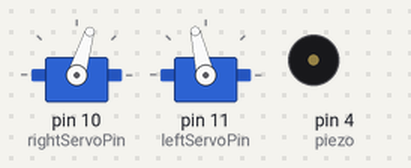
The sketch below on a simulated Arduino Uno, built with avr-gcc and run on an emulated ATmega328P. Parts: 2 × servo, buzzer (waves = sounding).

Above: at 3.3 s.
At 8.1 s:
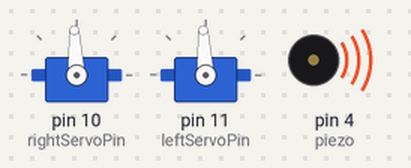
At 10.9 s:
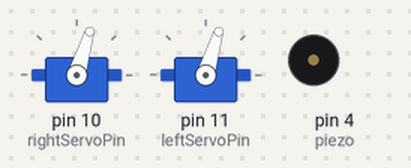
At 13.5 s:
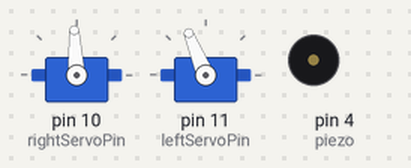
At 19.8 s:
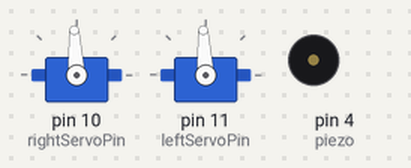
Timing chart, 0 to 21.3 s (numbered marks = the images above):
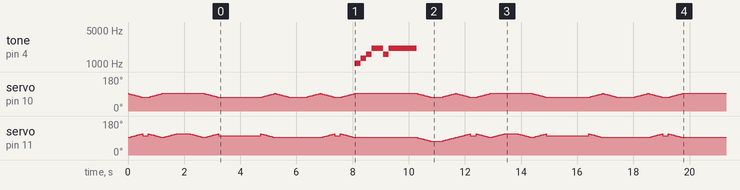

The sketch:

Zcourse.ino
```cpp
#import <Servo.h>

// define speeds
const int idle = 1500;
const int maxRight = 1300;
const int maxLeft = 1700;
const int minRight = 1700;
const int minLeft = 1300;
const int acceleration = 4;

// define distances
const int shortDist = 200;
const int longDist = 1500;
const int rightTurn = 450;
const int leftTurn = 580;
const int oneEighty = 360;

// servo setup
Servo servoRight;
Servo servoLeft;

// pins setup
const int rightServoPin = 10;
const int leftServoPin = 11;
const int piezo = 4;

// setup notes
int note [] = {1046, 1318, 1568, 2093, 1568, 2093};
int noteLength [] = {200, 200, 200, 400, 200, 1000};

void setup() {

  // setup in/outs
  pinMode(piezo, OUTPUT);
  servoRight.attach(rightServoPin);
  servoLeft.attach(leftServoPin);

  // reset the servos
  servoRight.writeMicroseconds(idle);
  servoLeft.writeMicroseconds(idle);

  // run Z track
  forward(shortDist);
  turnRight(rightTurn);
  forward(longDist);
  turnLeft(leftTurn);
  forward(shortDist);
  fanfare();
  uTurn(oneEighty);
  forward(shortDist);
  turnRight(rightTurn);
  forward(longDist);
  turnLeft(leftTurn);
  forward(shortDist);
}

void loop() {
  // nothing to loop
}

// runs forward
void forward(int time) {
  // accelerate servos
  for (int i = 0; i <= 200; i += acceleration) {
    servoRight.writeMicroseconds(idle - i);
    servoLeft.writeMicroseconds(idle + i);
    delay(10);
  }

  servoRight.writeMicroseconds(maxRight);
  servoLeft.writeMicroseconds(1610);
  delay(time);

  // decelerate servos
  for (int i = 0; i <= 200; i += acceleration) {
    servoRight.writeMicroseconds(maxRight + i);
    servoLeft.writeMicroseconds(maxLeft - i);
    delay(10);
  }
}

// turns right
void turnRight(int time) {
  // accelerate servo
  for (int i = 0; i <= 200; i += acceleration) {
    servoLeft.writeMicroseconds(idle + i);
    delay(10);
  }

  delay(time);

  // decelerate servo
  for (int i = 0; i <= 200; i += acceleration) {
    servoLeft.writeMicroseconds(maxLeft - i);
    delay(10);
  }
}

// turns left
void turnLeft(int time) {
  // accelerate servo
  for (int i = 0; i <= 200; i += acceleration) {
    servoRight.writeMicroseconds(idle - i);
    delay(10);
  }

  delay(time);

  // decelerate servo
  for (int i = 0; i <= 200; i += acceleration) {
    servoRight.writeMicroseconds(maxRight + i);
    delay(10);
  }
}

// makes a uturn
void uTurn(int time) {
  // accelerate servos
  for (int i = 0; i <= 200; i += acceleration) {
    servoRight.writeMicroseconds(idle - i);
    servoLeft.writeMicroseconds(idle - i);
    delay(10);
  }

  delay(time);

  // decelerate servos
  for (int i = 0; i <= 200; i += acceleration) {
    servoRight.writeMicroseconds(maxRight + i);
    servoLeft.writeMicroseconds(minLeft + i);
    delay(10);
  }

}

// plays fanfare
void fanfare() {
  for (int i = 0; i < sizeof(note)/sizeof(int); i++) {
    tone(4, note[i], noteLength[i]);
    delay(noteLength[i]);
  }
}
```
